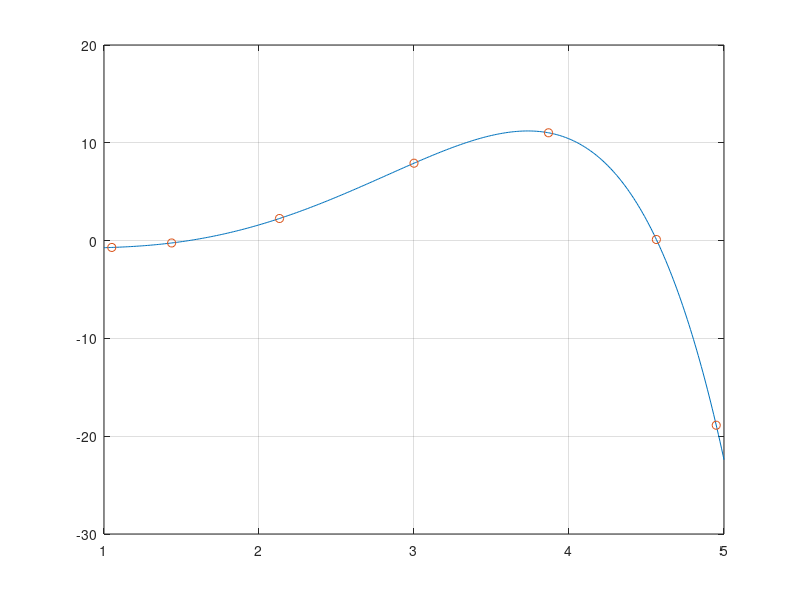
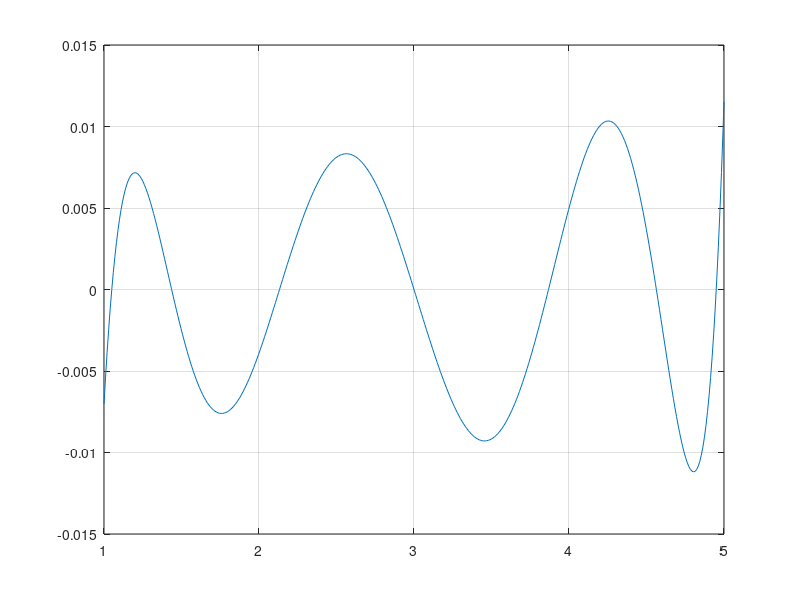
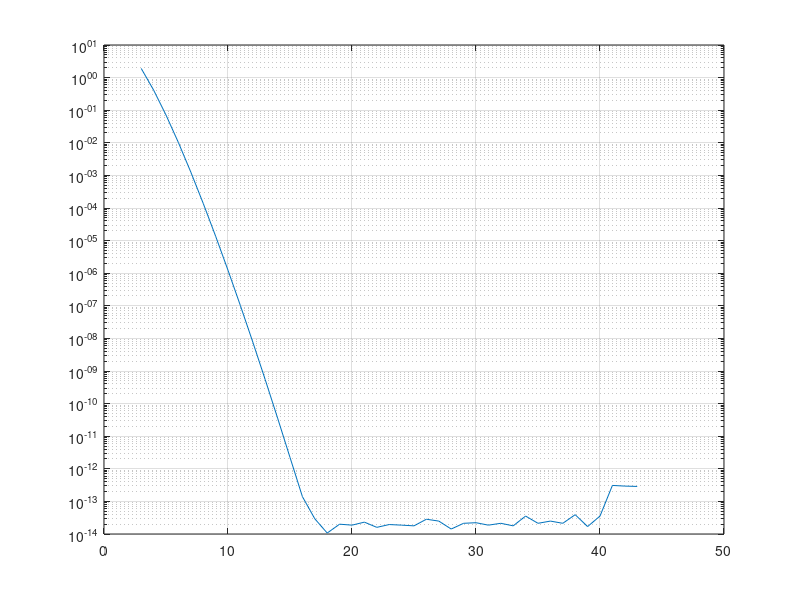

The MATLAB source for these figures, in order:
poly = load('POLY.txt'); 
node = load('NODE.txt'); 
error_nodes = load('ERROR.txt');


figure 
plot(poly(:, 1), poly(:, 2));
hold all
grid on
plot(node(:, 1), node(:, 2), 'o');
%x1 = -5:0.01:5;
%y1 = x1.^3-exp(x1)+1;
%plot(x1', y1')

error = zeros(1, 405);

for i=1:405
    x = poly(i, 1);
    y = x.^3 - exp(x) + 1;
    error(1, i)= poly(i, 2) - y; 
end

figure 
plot(poly(:, 1), error);
hold all
grid on

figure 
semilogy(error_nodes(:, 1), error_nodes(:, 2));

hold all
grid on